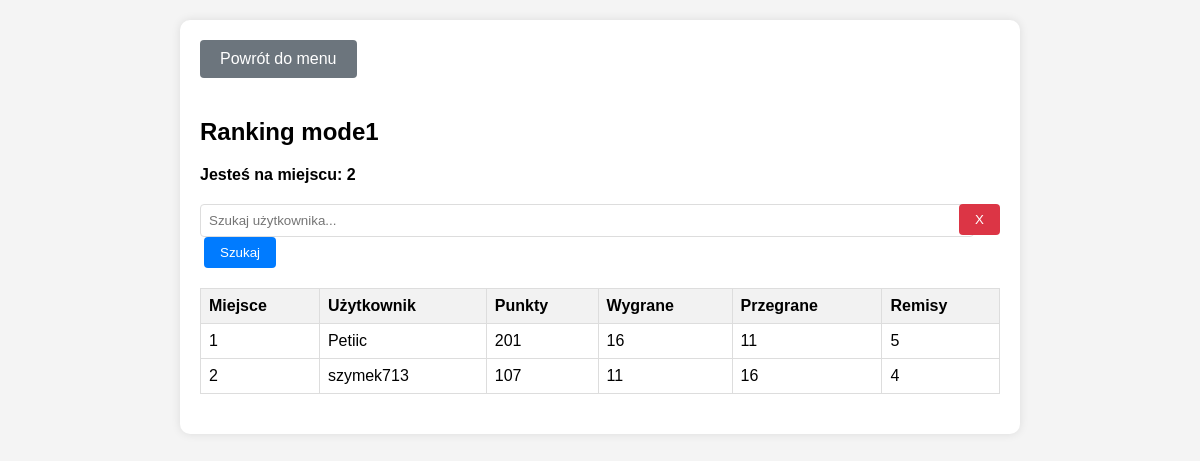
The page /ranking/mode1/ (signed in) on the database as committed earlier.
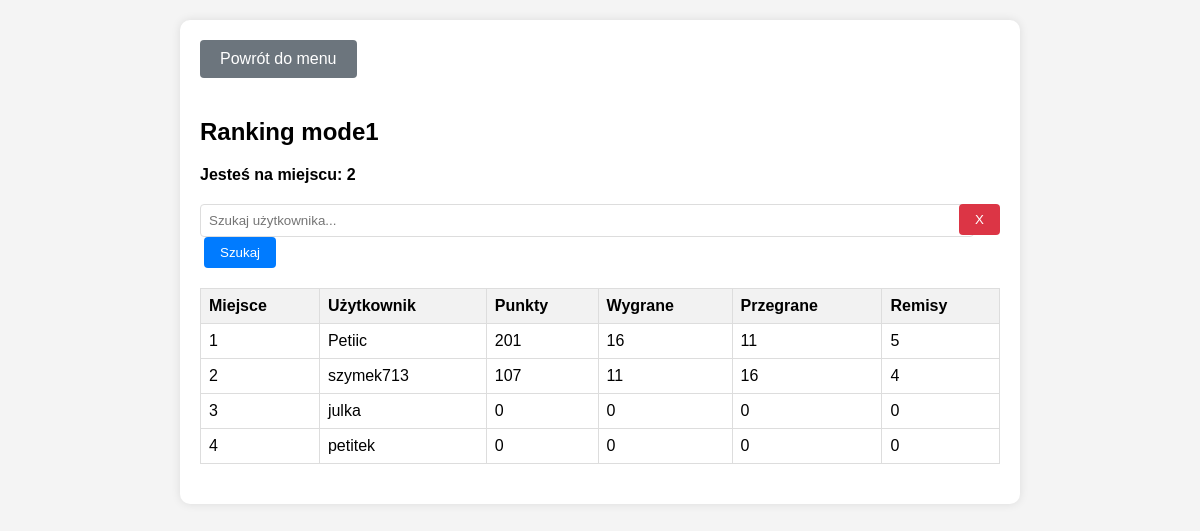
The same page on the database as committed later.
### my_quiz_app/python_django/profiles/models.py (models this page shows, shortened)
class UserProfile(models.Model):
    user = models.OneToOneField(settings.AUTH_USER_MODEL, on_delete=models.CASCADE)
    pvp_wins_mode1 = models.IntegerField(default=0)
    pvp_wins_mode2 = models.IntegerField(default=0)
    pvp_wins_mode3 = models.IntegerField(default=0)
    pvp_losses_mode1 = models.IntegerField(default=0)
    pvp_losses_mode2 = models.IntegerField(default=0)
    pvp_losses_mode3 = models.IntegerField(default=0)
    pvp_draws_mode1 = models.IntegerField(default=0)
    pvp_draws_mode2 = models.IntegerField(default=0)
    pvp_draws_mode3 = models.IntegerField(default=0)
    solo_games_played = models.IntegerField(default=0)
    email = models.EmailField()
    solo_points_mode1 = models.IntegerField(default=0)
    solo_points_mode2 = models.IntegerField(default=0)
    solo_points_mode3 = models.IntegerField(default=0)
    pvp_points_mode1 = models.IntegerField(default=0)
    pvp_points_mode2 = models.IntegerField(default=0)
    pvp_points_mode3 = models.IntegerField(default=0)

### my_quiz_app/python_django/rankings/views.py (the view)
# urls.py: path('<str:game_mode>/', views.ranking_view, name='ranking_view'),
@login_required
def ranking_view(request, game_mode):
    search_query = request.GET.get('q', '')
    if game_mode not in ['mode1', 'mode2', 'mode3']:
        raise ValueError("Nieprawidłowy tryb gry")
    if game_mode == 'mode1':
        order_by = '-pvp_points_mode1'
        points_field = 'pvp_points_mode1'
        wins_field = 'pvp_wins_mode1'
        losses_field = 'pvp_losses_mode1'
        draws_field = 'pvp_draws_mode1'
    elif game_mode == 'mode2':
        order_by = '-pvp_points_mode2'
        points_field = 'pvp_points_mode2'
        wins_field = 'pvp_wins_mode2'
        losses_field = 'pvp_losses_mode2'
        draws_field = 'pvp_draws_mode2'
    else:
        order_by = '-pvp_points_mode3'
        points_field = 'pvp_points_mode3'
        wins_field = 'pvp_wins_mode3'
        losses_field = 'pvp_losses_mode3'
        draws_field = 'pvp_draws_mode3'
    all_users = UserProfile.objects.order_by(order_by)
    user_positions = {user.user.username: idx + 1 for idx, user in enumerate(all_users)}
    if search_query:
        filtered_users = all_users.filter(Q(user__username__icontains=search_query))
    else:
        filtered_users = all_users
    for user in filtered_users:
        user.position = user_positions[user.user.username]
    user_position = user_positions.get(request.user.username, None)
    context = {
        'users': filtered_users,
        'user_position': user_position,
        'points_field': points_field,
        'wins_field': wins_field,
        'losses_field': losses_field,
        'draws_field': draws_field,
        'game_mode': game_mode,
    }
    return render(request, 'rankings/ranking.html', context)

### my_quiz_app/python_django/rankings/templatetags/custom_filters.py (called while the page is built)
@register.filter
def attr(obj, attr_name):
    return getattr(obj, attr_name)

### my_quiz_app/python_django/rankings/templates/rankings/ranking.html (shortened to what this page needs)
{% load custom_filters %}
<!DOCTYPE html>
<html lang="pl">
<head>
</head>
<body>
    <div class="container">
        <a href="{% url 'menu' %}" class="back-button">Powrót do menu</a>
        <h2>Ranking {{ game_mode }}</h2>
        <div class="user-position">
            {% if user_position %}
                Jesteś na miejscu: {{ user_position }}
            {% else %}
                Nie jesteś w rankingu.
            {% endif %}
        </div>
        <div class="search-bar">
            <form method="GET" id="search-form">
                <input type="text" name="q" id="search-input" placeholder="Szukaj użytkownika..." value="{{ request.GET.q }}">
                <button type="submit">Szukaj</button>
                <button type="button" class="clear-button" onclick="clearSearch()">X</button>
            </form>
        </div>
        <table>
            <thead>
                <tr>
                    <th>Miejsce</th>
                    <th>Użytkownik</th>
                    <th>Punkty</th>
                    <th>Wygrane</th>
                    <th>Przegrane</th>
                    <th>Remisy</th>
                </tr>
            </thead>
            <tbody>
                {% for user in users %}
                    <tr>
                        <td>{{ user.position }}</td>
                        <td>{{ user.user.username }}</td>
                        <td>{{ user|attr:points_field }}</td>
                        <td>{{ user|attr:wins_field }}</td>
                        <td>{{ user|attr:losses_field }}</td>
                        <td>{{ user|attr:draws_field }}</td>
                    </tr>
                {% endfor %}
            </tbody>
        </table>
    </div>
</body>
</html>

### my_quiz_app/python_django/rankings/templates/rankings/ranking.html (style rules this page uses)
body { font-family: Arial, sans-serif; background-color: #f4f4f4; margin: 0; padding: 20px; }
.container { max-width: 800px; margin: auto; background: white; padding: 20px; border-radius: 10px; box-shadow: 0 0 10px rgba(0, 0, 0, 0.1); }
table { width: 100%; border-collapse: collapse; margin-bottom: 20px; }
table, th, td { border: 1px solid #ddd; }
th, td { padding: 8px; text-align: left; }
th { background-color: #f2f2f2; }
.search-bar { margin-bottom: 20px; position: relative; }
.search-bar input[type="text"] { width: calc(100% - 44px); padding: 8px; border: 1px solid #ddd; border-radius: 4px; }
.search-bar button { padding: 8px 16px; border: none; background-color: #007bff; color: white; border-radius: 4px; cursor: pointer; margin-left: 4px; }
.search-bar .clear-button { position: absolute; right: 0; top: 0; padding: 8px 16px; border: none; background-color: #dc3545; color: white; border-radius: 4px; cursor: pointer; margin-left: 4px; }
.user-position { margin-bottom: 20px; font-weight: bold; }
.back-button { margin-bottom: 20px; display: inline-block; padding: 10px 20px; background-color: #6c757d; color: white; border: none; border-radius: 4px; text-decoration: none; text-align: center; }

Rows that differ between the two databases and show on the page:
added UserProfile: position "3", user.username "julka", pvp_points_mode1 "0", pvp_wins_mode1 "0", pvp_losses_mode1 "0", pvp_draws_mode1 "0"
added UserProfile: position "4", user.username "petitek", pvp_points_mode1 "0", pvp_wins_mode1 "0", pvp_losses_mode1 "0", pvp_draws_mode1 "0"
